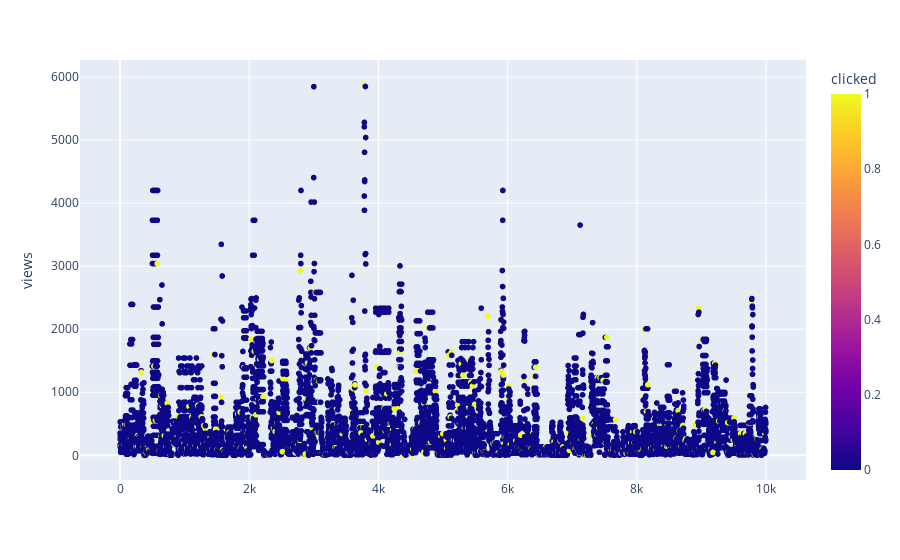

Notebook code cell kept with this figure:
### Code cell
import plotly.express as px
fig = px.scatter(train[:10000],y='views', color='clicked')
fig.show()

### Figure 1 — Plotly figure (JSON) as saved in the notebook; plotly's stock layout.template omitted (floating-point values rounded to 4 significant figures; data arrays with more than 128 entries replaced by an {"elided": "..."} marker saying what was removed)
{"data": [{"hoverlabel": {"namelength": 0}, "hovertemplate": "views=%{y}<br>clicked=%{marker.color}", "legendgroup": "", "marker": {"color": {"elided": "10000 int values"}, "coloraxis": "coloraxis", "symbol": "circle"}, "mode": "markers", "name": "", "showlegend": false, "type": "scattergl", "xaxis": "x", "y": {"elided": "10000 int values"}, "yaxis": "y"}], "layout": {"coloraxis": {"colorbar": {"title": {"text": "clicked"}}, "colorscale": [[0, "#0d0887"], [0.1111, "#46039f"], [0.2222, "#7201a8"], [0.3333, "#9c179e"], [0.4444, "#bd3786"], [0.5556, "#d8576b"], [0.6667, "#ed7953"], [0.7778, "#fb9f3a"], [0.8889, "#fdca26"], [1, "#f0f921"]]}, "legend": {"tracegroupgap": 0}, "margin": {"t": 60}, "xaxis": {"anchor": "y", "domain": [0, 1]}, "yaxis": {"anchor": "x", "domain": [0, 1], "title": {"text": "views"}}}}
